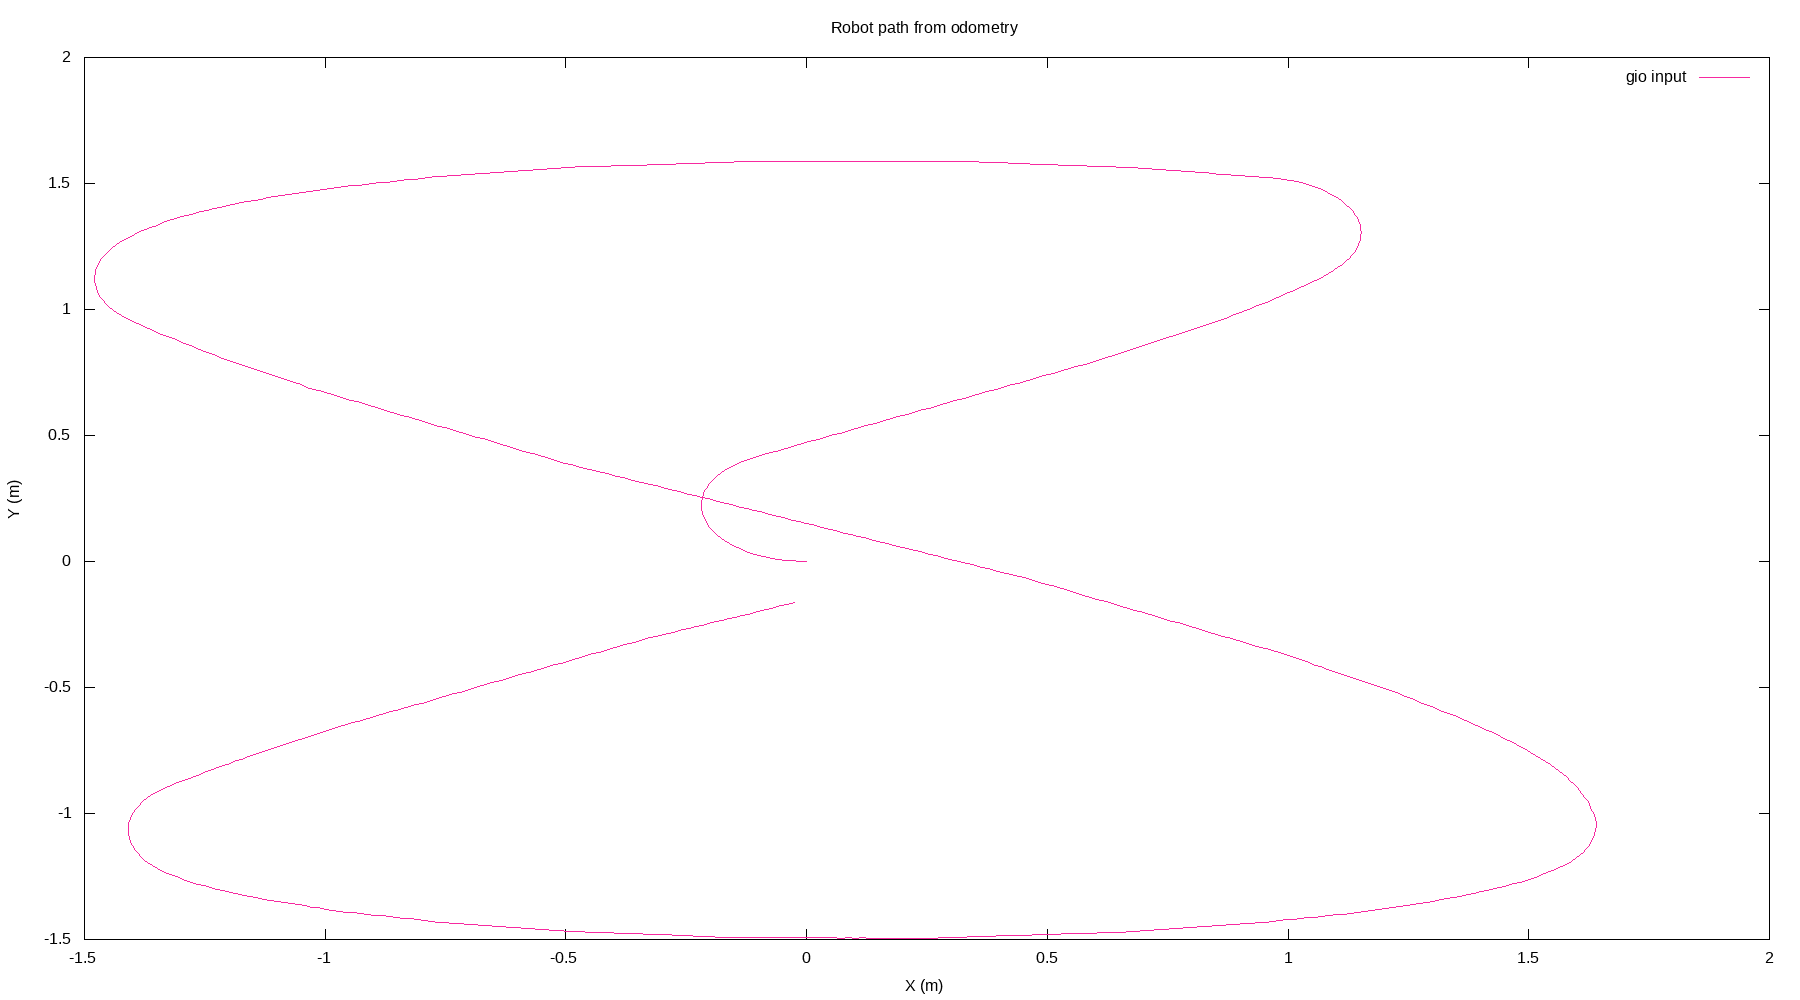

Write gnuplot code to recreate this figure.
# IO
set datafile separator ','
set terminal png size 1800,1000
set output 'gio-input.png'

# styling
set title 'Robot path from odometry'
#set label 'Path'
#show label
set xlabel 'X (m)'
set ylabel 'Y (m)'
#set style line 1 lw 3 lt rgb "#f62aa0" pt 2

plot 'odom-pose-gio.csv' using 1:2 with lines lw 1 lt rgb "#f62aa0" title "gio input"
